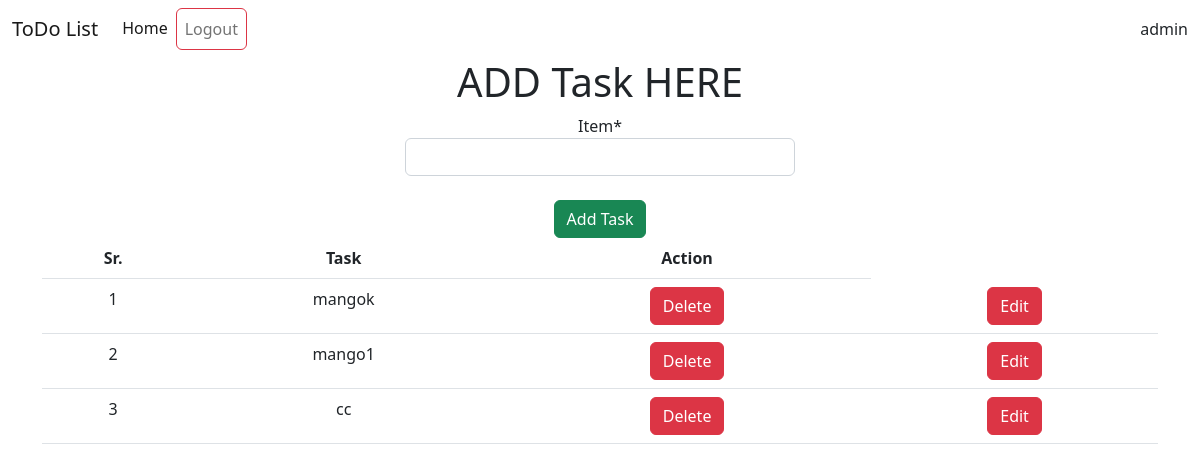
The app's page / (signed in) with its own data.
### ToDo_app/models.py (models this page shows)
class Todo_model(models.Model):
    item = models.CharField(max_length=255)
    time  = models.DateTimeField(auto_now_add=True)

### ToDo_app/views.py (the view)
# urls.py: 2. Add a URL to urlpatterns:  path('', views.home, name='home')
@never_cache
@login_required(login_url="login")
def home(request):
    if request.method =="GET":
        form = Todo_form()
        data = Todo_model.objects.all()
        return render(request,"home.html",{'data':data,'form':form})
    else:
        form = Todo_form(request.POST)
        if form.is_valid():
            form.save()
            return redirect("/")
    return render(request,"home.html")

### ToDo_app/forms.py
class Todo_form(forms.ModelForm):
    class Meta:
        model = Todo_model
        fields = "__all__"

### templates/home.html (shortened to what this page needs)
{% include 'base.html' %}
{% block content %}
{% load crispy_forms_tags %}
<div class="container text-center">
    <h1>ADD Task HERE</h1>
    <form action="" method="post">
        {{form|crispy}}
        <br>
        <button type="submit" class="btn btn-success" >Add Task</button>
    </form>
    {% if data %}
    <table class="table table-hover">
        <thead>
            <tr>
                <th>Sr.</th>
                <th>Task</th>
                <th>Action</th>
            </tr>
        </thead>
        <tbody>
            {% for i in data %}
            <tr>
                <td>{{i.id}}</td>
                <td>{{i.item}}</td>
                <td><a href="{% url 'delete' i.id %}" class="btn btn-danger">Delete</a></td>
                <td><a href="{% url 'update' i.id %}" class="btn btn-danger">Edit</a></td>
            </tr>
            {% endfor %}
        </tbody>
    </table>
    <br>
</div>
{% else %}
No Item Till Now
{% endif %}
{% endblock %}

### templates/base.html (shortened to what this page needs)
<!doctype html>
<html lang="en">
<head>
  <link href="https://cdn.jsdelivr.net/npm/bootstrap@5.2.1/dist/css/bootstrap.min.css" rel="stylesheet"
>
</head>
<body>
  <header>
    <nav class="navbar navbar-expand-lg bg-body-tertiary">
  <div class="container-fluid">
    <a class="navbar-brand" href="/">ToDo List</a>
    <div class="collapse navbar-collapse" id="navbarSupportedContent">
      <ul class="navbar-nav me-auto mb-2 mb-lg-0">
      {% if user.is_authenticated %}
        <li class="nav-item">
          <a class="nav-link active" aria-current="page" href="{% url 'home' %}">Home</a>
        </li>
       <li class="nav-item">
          <a class="nav-link btn btn-outline-danger" href="{% url 'logout' %}">Logout</a>
        </li>
      </ul>
      {{user}}
      {% else %}
        <li class="nav-item">
          <a class="nav-link" href="/login">Login</a>
        </li>
        {% endif %}
    </div>
  </div>
</nav>
  </header>
</body>
</html>

### templates/home.html (style rules this page uses)
input#id_item { width: 35%; display: table; margin: auto; }

### records on screen
Todo_model: id "1", item "mangok"
Todo_model: id "2", item "mango1"
Todo_model: id "3", item "cc"

### other values on screen
{{ user }} "admin"
